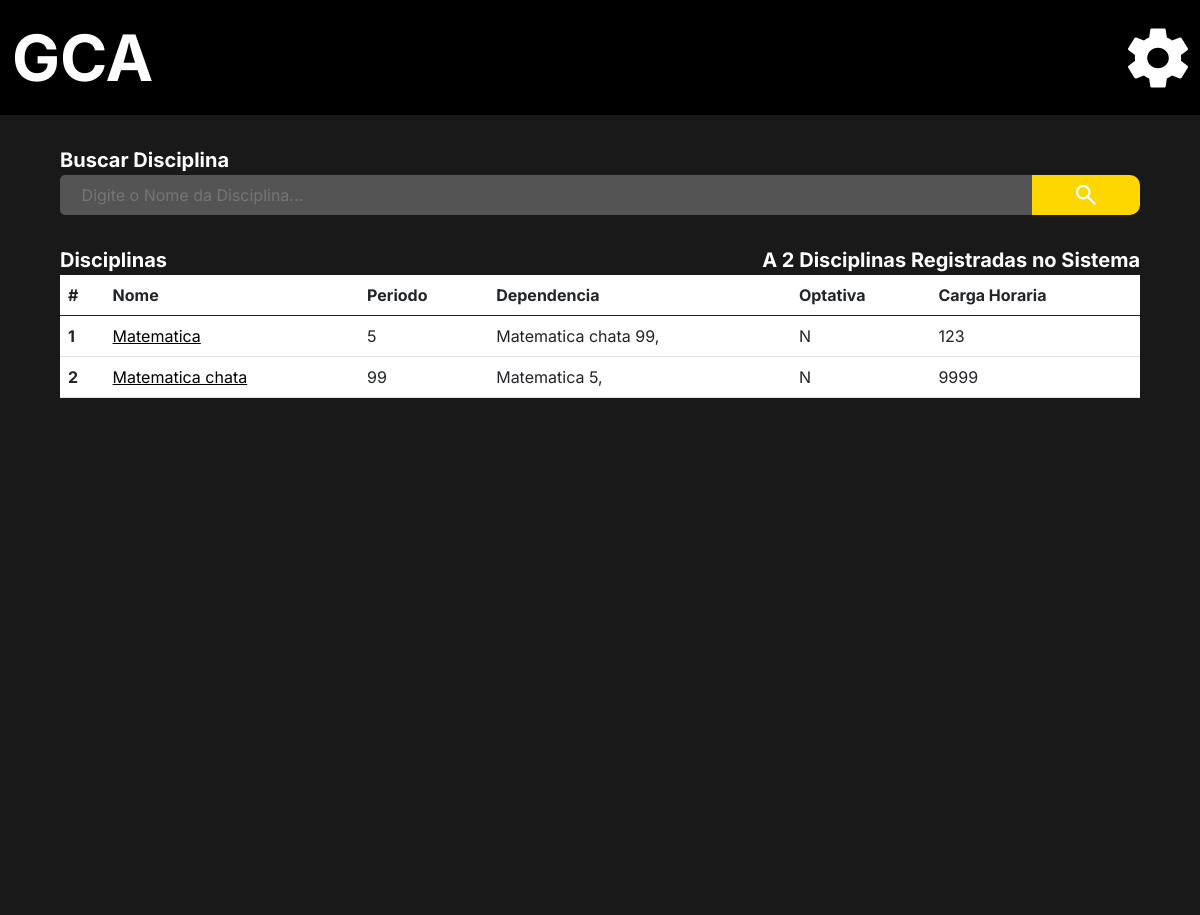
Page /adm/list_subjects/ on the committed database.
### administrador/models.py (models this page shows)
class Disciplina (models.Model):
    OPTATIVA = (
        ("S", "Sim"),
        ("N", "Não"),
    )
    nome = models.CharField(("Nome da Disciplina"), max_length=150, null=False)
    perido = models.IntegerField(("Periodo da disciplina"))
    carga_horaria = models.IntegerField(("Carga Horaria"))
    optativa = models.CharField(("Opitativa"), choices=OPTATIVA, blank=False, null=False,max_length=20)
    dependencia = models.ManyToManyField("self", verbose_name=("Dependencias"), blank=True, default='Sem Dependencia')
    verbose_name = 'Disciplina'
    verbose_name_plural = 'Disciplinas'
    def __str__(self):
        return self.nome +' '+ str(self.perido)

### administrador/views.py (the view)
# urls.py: path('adm/list_subjects/',  lista_Disciplinas, name = 'lista_disciplinas'),
def lista_Disciplinas(request):
    lista_de_disciplinas = Disciplina.objects.all()
    len_disciplinas = len(Disciplina.objects.all())
    return render(request, 'disciplina_lista.html', {'disciplina' : lista_de_disciplinas,
                                                     'len': len_disciplinas})

### administrador/templates/disciplina_lista.html (shortened to what this page needs)
{% extends 'base.html' %}
{% load static %}
{% block import_title_css %}
    <link href="https://cdn.jsdelivr.net/npm/bootstrap@5.0.2/dist/css/bootstrap.min.css" rel="stylesheet">
    <link rel="stylesheet" href="{% static 'css/lista_cursos.css' %}">
{% endblock %}
{% block main %}
<div class="main">
    <div class="search_box">
        <form action=""  method="post">
            <div>
                <label for="search_box">Buscar Disciplina</label>
            </div>
            <div class="search_bar">
                <input type="text" id="search_box" name="search_box" placeholder="Digite o Nome da Disciplina...">
                <button class="enviar_botao" type="submit">
                    <img class="lupa" src="{% static 'icons/search_thing.svg' %}" alt="">
                </button>
            </div>
        </form>
    </div>
    <div class="center">
        <div class="two_lables">
            <div>
                <p class="label_title">Disciplinas</p>
                {% if len > 1 %}
                    <p class="label_title">A {{len}} Disciplinas Registradas no Sistema</p>
                {% elif len == 1  %}
                    <p class="label_title">A {{len}} Disciplina Registrada no Sistema</p>
                {% else %}
                    <p class="label_title">A {{len}} Disciplinas Registradas no Sistema</p>
                {% endif %}
            </div>
        </div>
    </div>
    <div class="center_2">
        <div class="list">
            <table class="table">
                <thead>
                  <tr>
                    <th scope="col">#</th>
                    <th scope="col">Nome</th>
                    <th scope="col">Periodo</th>
                    <th scope="col">Dependencia</th>
                    <th scope="col">Optativa</th>
                    <th scope="col">Carga Horaria</th>
                  </tr>
                </thead>
                <tbody>
                    {% for dados in disciplina %}
                        <tr>
                            <th scope="row"> {{dados.id}} </th>
                            <td><a class="name" href="{% url 'disciplina' dados.id %}">{{dados.nome}} </a></td>
                            <td>{{dados.perido}}</td>
                            <td>
                                {% for dependencias in dados.dependencia.all %}
                                {{dependencias}},
                                {% endfor %}
                            </td>
                            <td>{{dados.optativa}}</td>
                            <td>{{dados.carga_horaria}}</td>
                        </tr>
                    {% endfor %}
                </tbody>
              </table>
        </div>
    </div>
</div>
{% endblock %}

### static/css/base.css (style rules this page uses)
* { margin: 0%; padding: 0%; border: 0%; font-family: inter; text-decoration: none; }
a { text-decoration: none; }

### static/css/modal_menu.css (style rules this page uses)
p { margin-bottom: 0px !important; }

### administrador/static/css/lista_cursos.css (style rules this page uses)
.main { background-color: #191919; min-height: 100vh; max-height: calc(max-content + 100px); border: none; }
form { padding-top: 30px; display: flex; flex-direction: column; justify-content: center; align-items: center; }
.search_bar { display: flex; justify-content: left; }
#search_box { border: none; border-radius: 5px 0px 0px 5px; }
.search_box div { width: 90%; }
.search_bar input { width: 90%; padding-left: 2%; background-color: #545454; color: #9B9B9B; outline: none; }
form div label { font-size: 20px; color: white; font-weight: bold; }
.lupa { z-index: 0; background-color: #FFD700; padding: 5px 15px 5px 15px; border-radius: 0px 10px 10px 0px; cursor: pointer; width: 126px; height: 30px; }
.enviar_botao { width: 10%; background-color: #FFD700; padding: 5px 15px 5px 15px; border-radius: 0px 10px 10px 0px; border: none; cursor: pointer; display: flex; align-content: center; overflow: hidden; justify-content: center; }
.center { padding-top: 30px; display: flex; flex-direction: column; justify-content: center; align-items: center; }
.two_lables { width: 90%; }
.two_lables div { display: flex; justify-content: space-between; }
.two_lables p { text-align: center; color: white; font-size: 20px; font-weight: bold; }
.center_2 { padding-left: 5%; padding-Right: 5%; padding-bottom: 5%; }
.table { width: 100%; background-color: white; }
.name { color: black; }

### rows in the picture
Disciplina: id "1", nome "Matematica", perido "5", optativa "N", carga_horaria "123", nome+perido "Matematica 5"
Disciplina: nome+perido "Matematica chata 99", id "2", nome "Matematica chata", perido "99", optativa "N", carga_horaria "9999"

### other values in the picture
{{ len }} "2"
